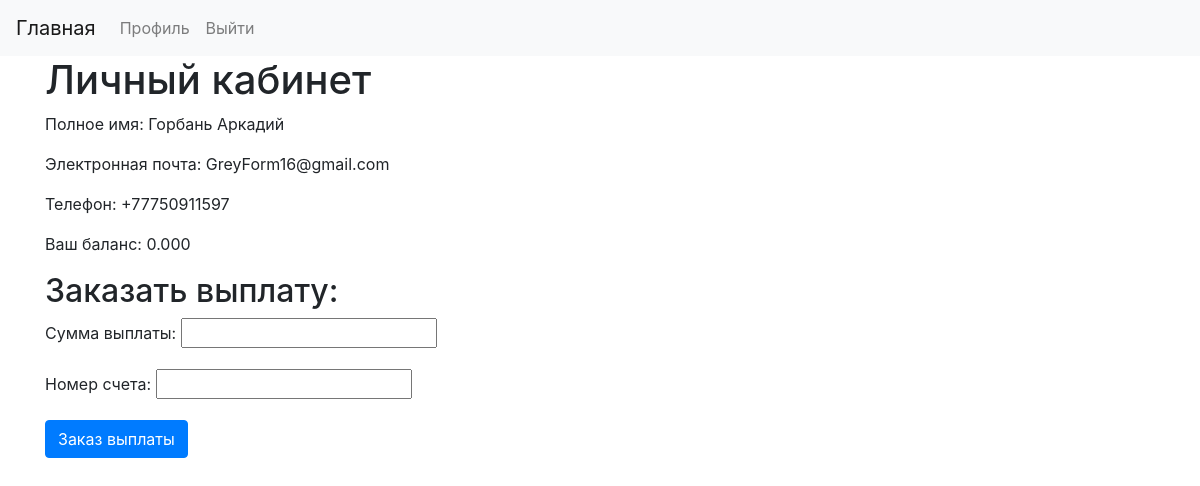
/profile (signed in), run on the app's committed database.
### bnks/models.py (models this page shows, shortened)
class Client(AbstractUser):
    first_name = None
    last_name = None
    email = models.EmailField(blank=False, null=False, verbose_name='Эл. почта', validators=[validate_none])
    full_name = models.CharField(max_length=100, null=False, blank=False, verbose_name='Полное имя',
                                 validators=[validate_none])
    phone = models.CharField(max_length=16, blank=True, verbose_name='Телефон')
    reward = models.FloatField(default=0, verbose_name='Вознаграждеине')

### bnks/views.py (the view, shortened to what this page needs)
# urls.py: path('profile', views.profile, name='profile'),
def profile(request):
    user = request.user
    form = CreatePayback()
    return render(request, 'profile.html', {'user': user, 'form': form})

### bnks/forms.py
class CreatePayback(forms.ModelForm):
    amount_of_payback = forms.FloatField(label='Сумма выплаты', required=True)
    account_number = forms.CharField(label='Номер счета', max_length=30, required=False)
    class Meta:
        model = Payback
        fields = ['amount_of_payback', 'account_number']

### bnks/templatetags/float_fix.py (called while the page is built)
@register.filter(name='float_fix')
def float_fix(value):
    return f"{value:.{3}f}"

### templates/profile.html (shortened to what this page needs)
{% extends 'base.html' %}
{% load float_fix %}
{% block content %}
    <h1>Личный кабинет</h1>
    <p>Полное имя: {{ user.full_name }}</p>
    <p>Электронная почта: {{ user.email }}</p>
    {% if user.phone %}
        <p>Телефон: {{ user.phone }}</p>
    {% endif %}
    <p>Ваш баланс: {{ user.reward|float_fix }}</p>
    <div>
        <h2>Заказать выплату:</h2>
        <form method="post">
            {{ form.as_p }}
            <input class="btn btn-primary" type="submit" value="Заказ выплаты">
        </form>
    </div>
{% endblock %}

### data on the page
Client: full_name "Горбань Аркадий", email "GreyForm16@gmail.com", phone "+77750911597", reward "0.000"
